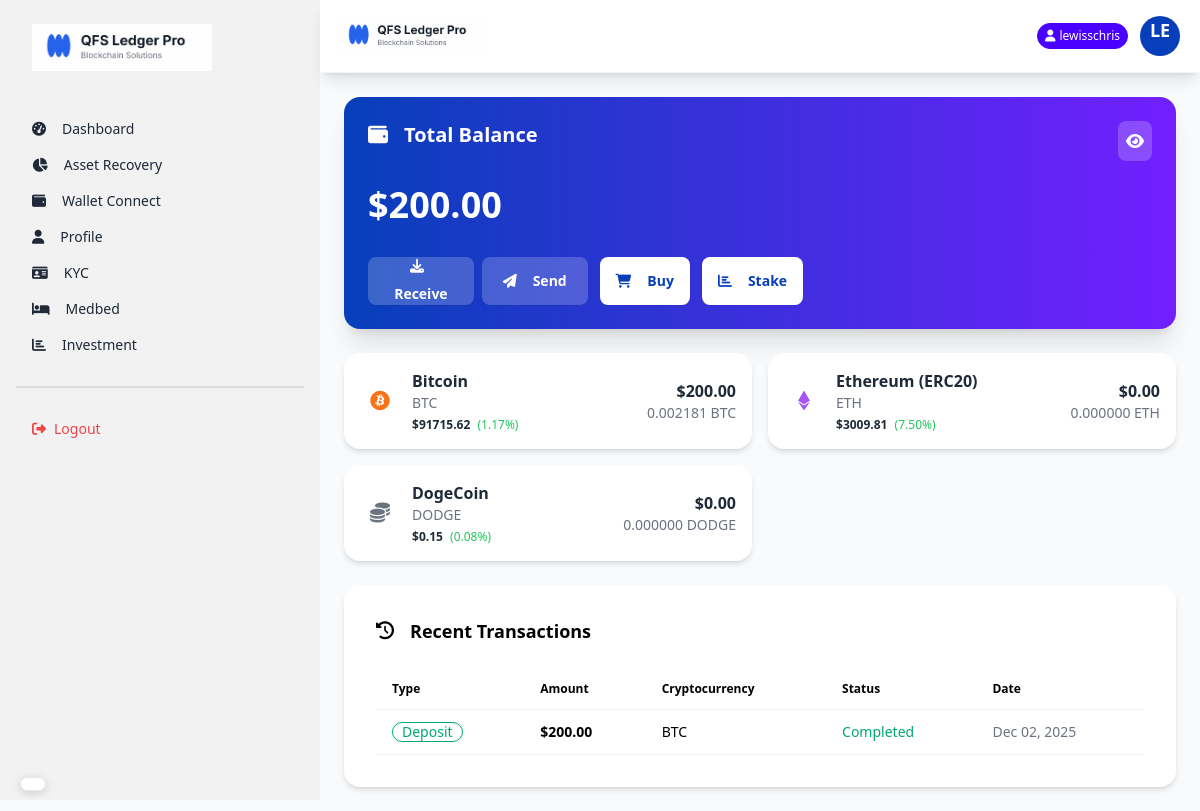
Before: /dashboard/ (signed in) with the older database file.
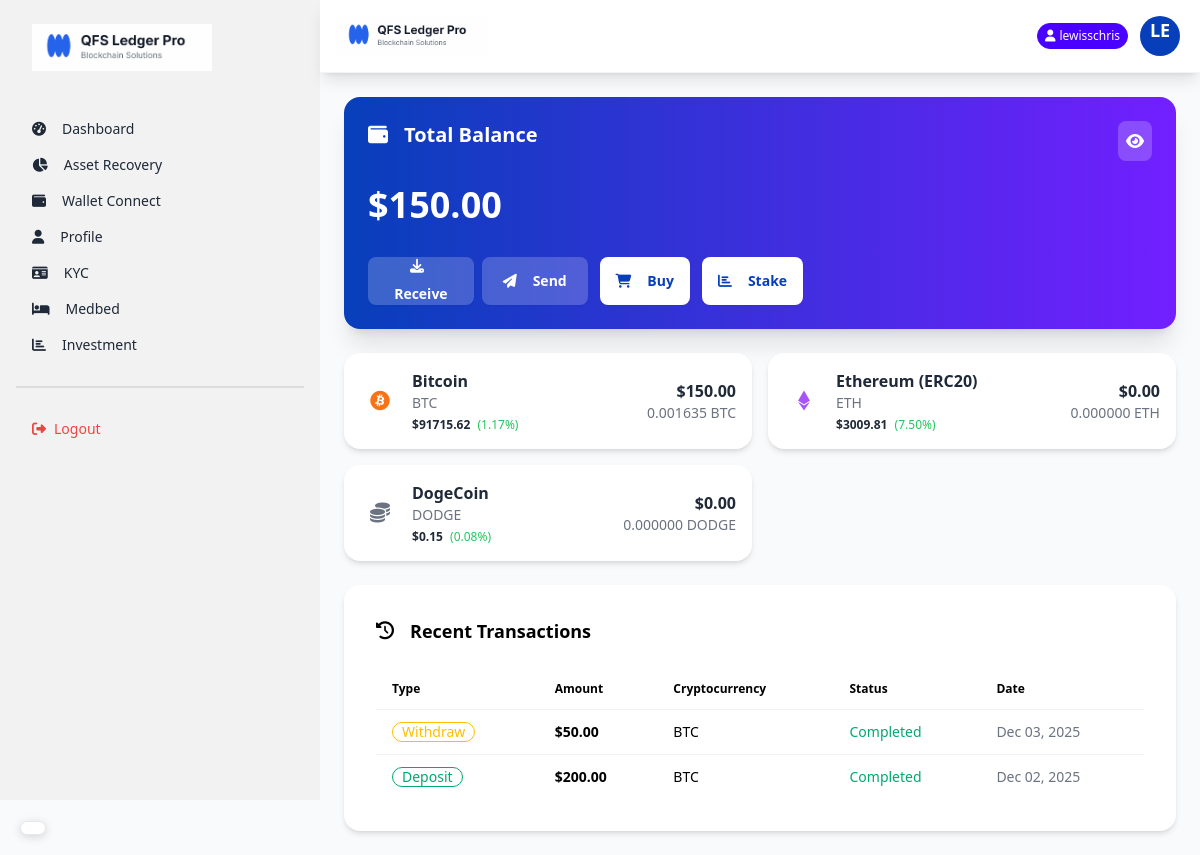
After: the same page with the newer database file.
### core/models.py (models this page shows, shortened)
class TotalBalance(models.Model):
    user = models.OneToOneField(User, on_delete=models.CASCADE)
    total_usd_balance = models.DecimalField(max_digits=20, decimal_places=2, default=0)
    last_updated = models.DateTimeField(auto_now=True)
    def calculate_total_balance(self):
        holdings = UserCryptoHolding.objects.filter(user=self.user)
        total = sum(holding.amount_in_usd for holding in holdings)
        self.total_usd_balance = total
        self.save()
        return total

class Crytocurrency(models.Model):
    name = models.CharField(max_length=50)
    symbol = models.CharField(max_length=10)
    logo = models.ImageField(upload_to='crypto_logos/', blank=True, null=True)
    coin_price = models.DecimalField(max_digits=20, decimal_places=2)
    market_percentage = models.DecimalField(max_digits=5, decimal_places=2)
    created_at = models.DateTimeField(auto_now_add=True)
    def get_icon_class(self):
        icon_map = {
            'BTC': 'fab fa-bitcoin text-orange-500',
            'ETH': 'fab fa-ethereum text-purple-500',
            'BNB': 'fab fa-bnb text-yellow-500',
            'XRP': 'fas fa-x text-black',
            'ADA': 'fab fa-ada text-blue-500',
            'DOGE': 'fab fa-dogecoin text-yellow-400',
        }
        return icon_map.get(self.symbol, 'fas fa-coins text-gray-500')

class UserCryptoHolding(models.Model):
    user = models.ForeignKey(User, on_delete=models.CASCADE)
    cryptocurrency = models.ForeignKey(Crytocurrency, on_delete=models.CASCADE)
    amount_in_usd = models.DecimalField(max_digits=20, decimal_places=2)
    amount = models.DecimalField(max_digits=20, decimal_places=8)
    acquired_at = models.DateTimeField(auto_now_add=True)

class Deposit(models.Model):
    user = models.ForeignKey(User, on_delete=models.CASCADE)
    cryptocurrency = models.ForeignKey(Crytocurrency, on_delete=models.CASCADE)
    amount_in_usd = models.DecimalField(max_digits=20, decimal_places=2)  # Only USD amount
    admin_wallet = models.ForeignKey(AdminWallet, on_delete=models.CASCADE, null=True, blank=True)  # Wallet user deposited to
    tx_hash = models.CharField(max_length=255, blank=True, null=True)  # Transaction hash from blockchain
    status = models.CharField(max_length=20, default='pending', choices=DEPOSIT_STATUS_CHOICES)
    created_at = models.DateTimeField(auto_now_add=True)
    updated_at = models.DateTimeField(auto_now=True)

class Withdrawal(models.Model):
    user = models.ForeignKey(User, on_delete=models.CASCADE)
    cryptocurrency = models.ForeignKey(Crytocurrency, on_delete=models.CASCADE)
    amount_in_usd = models.DecimalField(max_digits=20, decimal_places=2)  # Only USD amount
    user_wallet_address = models.CharField(max_length=255)  # User's external wallet address
    tx_hash = models.CharField(max_length=255, blank=True, null=True)  # Transaction hash from blockchain
    status = models.CharField(max_length=20, default='pending', choices=WITHDRAWAL_STATUS_CHOICES)
    created_at = models.DateTimeField(auto_now_add=True)
    updated_at = models.DateTimeField(auto_now=True)

### core/views.py (the view)
# urls.py: path('dashboard/', views.dashboard_view, name='dashboard'),
@login_required
def dashboard_view(request):
    user = request.user
    total_balance_obj, created = TotalBalance.objects.get_or_create(user=user)
    total_balance_obj.calculate_total_balance()
    all_cryptos = Crytocurrency.objects.all()
    user_holdings = UserCryptoHolding.objects.filter(user=user)
    holdings_map = {h.cryptocurrency_id: h for h in user_holdings}
    crypto_data = []
    for crypto in all_cryptos:
        holding = holdings_map.get(crypto.id)
        crypto_data.append({
            'cryptocurrency': crypto,
            'amount': holding.amount if holding else 0,
            'amount_in_usd': holding.amount_in_usd if holding else 0,
        })
    recent_deposits = Deposit.objects.filter(user=user).order_by('-created_at')[:5]
    recent_withdrawals = Withdrawal.objects.filter(user=user).order_by('-created_at')[:5]
    recent_transactions = sorted(
        list(recent_deposits) + list(recent_withdrawals),
        key=lambda x: x.created_at,
        reverse=True
    )[:5]
    try:
        kyc_status = user.kyc.status
    except:
        kyc_status = 'not_submitted'
    wallet_connected = hasattr(user, 'connectwallet')
    context = {
        'total_balance': total_balance_obj,
        'crypto_data': crypto_data,
        'recent_transactions': recent_transactions,
        'kyc_status': kyc_status,
        'wallet_connected': wallet_connected,
    }
    return render(request, 'dashboard.html', context)

### core/templates/dashboard.html (shortened to what the changed rows need)
{% extends "layout.html" %}
{% load static %}
{% block content %}
<main class="flex-1 p-4 md:p-6">
    <div class="card bg-gradient-to-r from-primary to-secondary text-white shadow-xl mb-6">
        <div class="card-body p-4 md:p-6">
            <div class="flex justify-between items-start mb-4">
                <h2 class="card-title text-lg md:text-xl">
                    <i class="fas fa-wallet mr-2"></i>
                    Total Balance
                </h2>
                <div class="bg-white bg-opacity-20 p-2 rounded-lg cursor-pointer" onclick="toggleBalance()">
                </div>
            </div>
            <p class="text-2xl md:text-4xl font-bold mb-6" id="total-balance">
                ${{ total_balance.total_usd_balance|stringformat:".2f" }}
            </p>
            <div class="flex flex-col md:flex-row gap-3">
                <div class="flex justify-between gap-2">
                </div>
                <a href="{% url 'buy_crypto' %}" class="btn btn-sm md:btn-md bg-white text-primary border-none font-bold">
                </a>
                <a href="" class="btn btn-sm md:btn-md bg-white text-primary border-none font-bold">
                </a>
            </div>
        </div>
    </div>
    <div class="grid grid-cols-1 md:grid-cols-2 gap-4 mb-6" id="crypto-cards">
        {% for item in crypto_data %}
        <div class="card bg-white shadow-md">
            <div class="card-body p-4">
                <div class="flex justify-between items-center">
                    <div class="flex items-center">
                        <div class="avatar placeholder mr-3">
                            <div class="bg-neutral-focus text-neutral-content rounded-full w-10">
                                <i class="{{ item.cryptocurrency.get_icon_class }} text-xl"></i>
                            </div>
                        </div>
                        <div>
                            <h3 class="font-bold">{{ item.cryptocurrency.name }}</h3>
                            <p class="text-sm text-gray-500">{{ item.cryptocurrency.symbol }}</p>
                            <div class="text-xs mt-1">
                                <span class="font-semibold">${{ item.cryptocurrency.coin_price }}</span>
                                <span class="text-green-500 ml-1">({{ item.cryptocurrency.market_percentage }}%)</span>
                            </div>
                        </div>
                    </div>
                    <div class="text-right">
                        <p class="font-bold">${{ item.amount_in_usd|stringformat:".2f" }}</p>
                        <p class="text-sm text-gray-500">{{ item.amount|stringformat:".6f" }} {{ item.cryptocurrency.symbol }}</p>
                    </div>
                </div>
            </div>
        </div>
        {% endfor %}
    </div>
    <div class="card bg-white shadow-md">
        <div class="card-body">
            <div class="overflow-x-auto">
                <table class="table table-auto w-full text-dark">
                    <thead>
                        <tr>
                            <th class="text-dark">Type</th>
                            <th class="text-dark">Amount</th>
                            <th class="text-dark">Cryptocurrency</th>
                            <th class="text-dark">Status</th>
                            <th class="text-dark">Date</th>
                        </tr>
                    </thead>
                    <tbody id="transactions-table">
                        {% for tx in recent_transactions %}
                        <tr>
                            <td>
                                {% if tx.admin_wallet %}
                                <span class="badge badge-success badge-outline">Deposit</span>
                                {% else %}
                                <span class="badge badge-warning badge-outline">Withdraw</span>
                                {% endif %}
                            </td>
                            <td class="font-bold">${{ tx.amount_in_usd|stringformat:".2f" }}</td>
                            <td>{{ tx.cryptocurrency.symbol }}</td>
                            <td>
                                {% if tx.status == 'completed' %}
                                <span class="text-success">Completed</span>
                                {% elif tx.status == 'pending' %}
                                <span class="text-warning">Pending</span>
                                {% else %}
                                <span class="text-error">Failed</span>
                                {% endif %}
                            </td>
                            <td class="text-sm text-gray-500">{{ tx.created_at|date:"M d, Y" }}</td>
                        </tr>
                        {% empty %}
                        <tr>
                            <td colspan="5" class="text-center py-4">No transactions yet</td>
                        </tr>
                        {% endfor %}
                    </tbody>
                </table>
            </div>
        </div>
    </div>
</main>
{% endblock %}

Changed rows visible on the page:
changed TotalBalance: total_usd_balance "200.00" → "150.00"
changed through a linked row, Crytocurrency "Bitcoin": amount_in_usd "200.00" → "150.00"; amount "0.002181" → "0.001635"
added Withdrawal: shows "Withdraw", amount_in_usd "50.00", cryptocurrency.symbol "BTC", status "Completed", created_at "Dec 03, 2025"
